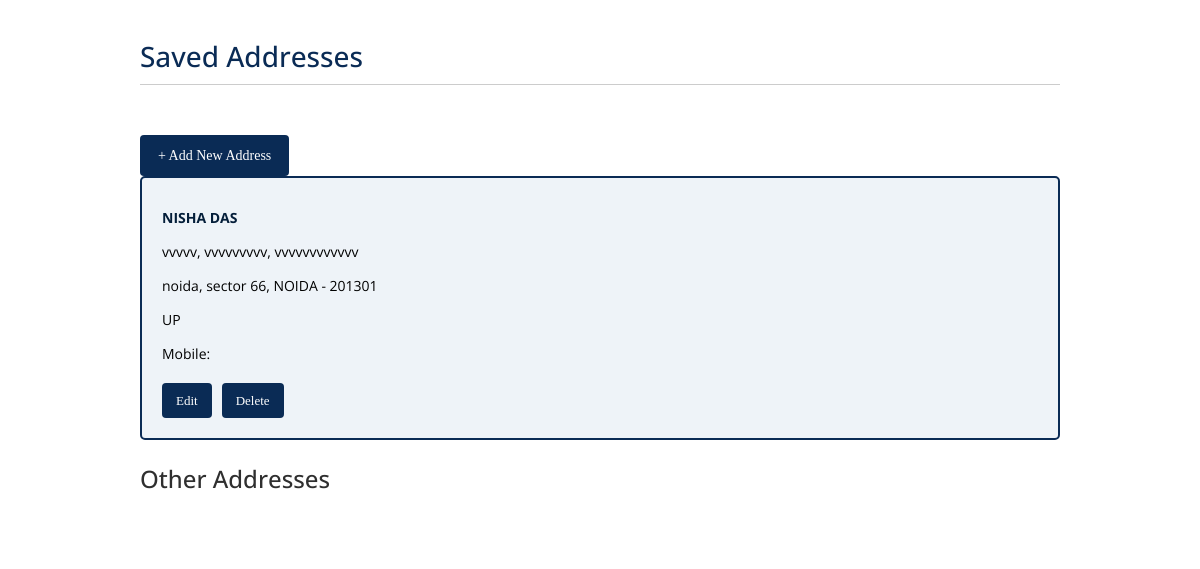
The page /addresses/ (signed in) on the database its author committed.
### livingstone_app/models.py (models this page shows, shortened)
class Address(models.Model):
    user = models.ForeignKey(User, on_delete=models.CASCADE)
    full_name = models.CharField(max_length=200)
    email = models.EmailField(max_length=256)
    mobile_number = PhoneNumberField(region=None, blank=True)
    house_no = models.CharField(max_length=250)
    area = models.CharField(max_length=250)
    landmark = models.CharField(max_length=250)
    locality = models.CharField(max_length=200)
    city = models.CharField(max_length=50)
    state = models.CharField(choices=state, max_length=50)
    pincode = models.IntegerField(validators=[validate_pincode])
    home = models.BooleanField(default=False)
    office = models.BooleanField(default=False)
    is_default = models.BooleanField(default=False)

### livingstone_app/views.py (the view)
# urls.py: path('addresses/', views.address_list_view, name='address_list'),
@login_required
def address_list_view(request):
    addresses = Address.objects.filter(user=request.user)
    return render(request, 'address_list.html', {'addresses': addresses})

### Luxury/templates/address_list.html (shortened to what this page needs)
{% load static %}
{% block page_css %}
<link rel="stylesheet" href="{% static 'styles/bootstrap4/bootstrap.min.css' %}" />
<link rel="stylesheet" href="https://cdnjs.cloudflare.com/ajax/libs/font-awesome/5.15.4/css/all.min.css">
<link href="{% static 'plugins/malihu-custom-scrollbar/jquery.mCustomScrollbar.css' %}" rel="stylesheet" type="text/css">
<link rel="stylesheet" type="text/css" href="{% static 'plugins/jquery-ui-1.12.1.custom/jquery-ui.css' %}">
<link rel="stylesheet" href="{% static 'styles/main_styles.css' %}" />
<link rel="stylesheet" href="{% static 'styles/responsive.css' %}" />
{% endblock page_css %}
{% block content %}
<div class="address-wrapper">
  <h2>Saved Addresses</h2>
  <a href="{% url 'add_address' %}" class="add-address-btn">+ Add New Address</a>
  {% for address in addresses %}
    {% if address.home or address.office %}
    <div class="address-card default">
      <p><strong>{{ address.full_name }}</strong></p>
      <p>{{ address.house_no }}, {{ address.area }}{% if address.landmark %}, {{ address.landmark }}{% endif %}</p>
      <p>{{ address.locality }}, {{ address.city }} - {{ address.pincode }}</p>
      <p>{{ address.state }}</p>
      <p>Mobile: {{ address.mobile_number.as_international }}</p>
      <div class="address-actions">
        <a href="{% url 'edit_address' address.pk %}">Edit</a>
        <a href="{% url 'delete_address' address.pk %}">Delete</a>
      </div>
    </div>
    {% endif %}
  {% endfor %}
  <h3>Other Addresses</h3>
</div>
{% endblock content %}
 {% block page_js %}
</body>
{% endblock page_js %}
</html>

### Luxury/static/styles/main_styles.css (style rules this page uses)
* { margin: 0; padding: 0; -webkit-font-smoothing: antialiased; -webkit-text-shadow: rgba(0,0,0,.01) 0 0 1px; text-shadow: rgba(0,0,0,.01) 0 0 1px; }
div { display: block; position: relative; -webkit-box-sizing: border-box; -moz-box-sizing: border-box; box-sizing: border-box; }
p { font-family: 'Open Sans', sans-serif; font-size: 14px; line-height: 2; font-weight: 400; color: black; -webkit-font-smoothing: antialiased; -webkit-text-shadow: rgba(0,0,0,.01) 0 0 1px; text-shadow: rgba(0,0,0,.01) 0 0 1px; }
a, a:hover, a:visited, a:active, a:link { text-decoration: none; -webkit-font-smoothing: antialiased; -webkit-text-shadow: rgba(0,0,0,.01) 0 0 1px; text-shadow: rgba(0,0,0,.01) 0 0 1px; }
h2 { font-size: 36px; }
h3 { font-size: 24px; }
h1, h2, h3, h4, h5, h6 { font-family: 'Open Sans', sans-serif; -webkit-font-smoothing: antialiased; -webkit-text-shadow: rgba(0,0,0,.01) 0 0 1px; text-shadow: rgba(0,0,0,.01) 0 0 1px; }
a { text-decoration: none; color: inherit; }
p strong { color: #041e3a; font-size: 14px; }

### Luxury/templates/address_list.html (style rules this page uses)
.address-wrapper { font-family: 'Georgia', serif; padding: 40px; background-color: #fff; max-width: 1000px; margin: 0 auto; }
.address-wrapper h2 { color: #0a2b55; font-size: 28px; margin-bottom: 20px; border-bottom: 1px solid #ccc; padding-bottom: 10px; }
.address-card { border: 1px solid #ccc; padding: 20px; margin-bottom: 25px; border-radius: 5px; background-color: #f9f9f9; position: relative; }
.address-card.default { border: 2px solid #0a2b55; background-color: #eef3f8; }
.address-card p { margin: 6px 0; font-size: 14px; }
.address-actions { margin-top: 15px; display: flex; gap: 10px; }
.address-actions a, .address-actions button { padding: 8px 14px; font-size: 13px; border: none; background-color: #0a2b55; color: white; text-decoration: none; cursor: pointer; border-radius: 4px; transition: background 0.2s ease; }
.add-address-btn { margin-top: 30px; padding: 10px 18px; background-color: #0a2b55; color: white; font-size: 14px; text-decoration: none; border-radius: 4px; display: inline-block; }

### rows shown on the page
Address: full_name "NISHA DAS", house_no "vvvvv", area "vvvvvvvvv", landmark "vvvvvvvvvvvv", locality "noida, sector 66", city "NOIDA", pincode "201301", state "UP"
